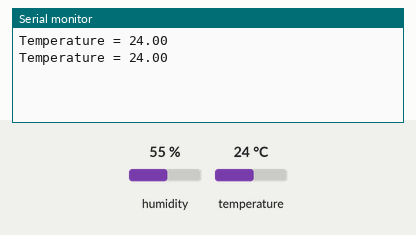
The sketch below on a simulated Arduino Uno, built with avr-gcc and run on an emulated ATmega328P. Parts: the last lines printed to the serial monitor. Inputs (shaded band) come from the test bench; at power-on: temperature 24 °C, humidity 55 %.

Above: at 2.3 s.
2.4 s: temperature set to 12 °C
At 4.2 s:
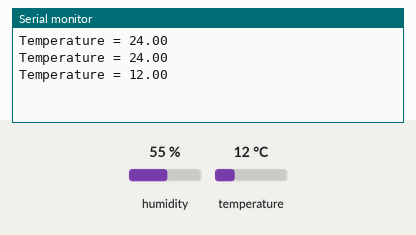
4.5 s: temperature set to 19 °C
At 5.0 s:
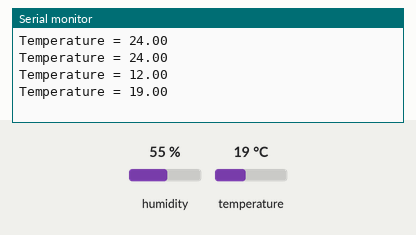
Timing chart, 0 to 7.5 s (numbered marks = the images above; inputs shaded):
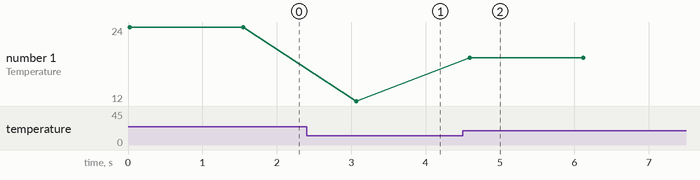

Measured:
- after the input at 2.4 s, the serial monitor: prints a new line after 0.67 s (image 1)
- after the input at 4.5 s, the serial monitor: prints a new line after 0.09 s (image 2)
- plotted number 1: 24 → 12 after the input at 2.4 s, 12 → 19 after the input at 4.5 s

The sketch:

ARVITask2SerialRead.ino
```cpp
#include <dht.h> // Library for tempreature sensor

dht DHT;

#define DHTSensor_PIN 7

void setup(){
  Serial.begin(9600);
}


void loop()
{
  DHT.read11(DHTSensor_PIN);// establishs tempreature sensor
  Serial.print("Temperature = ");
  Serial.println(DHT.temperature);// retrieves value from sensor and prints it out in console
  delay(1500);
}
```
